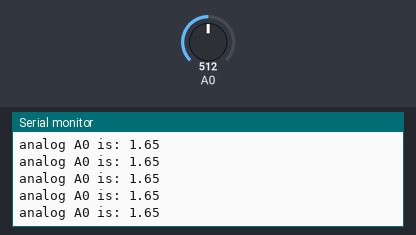
A sketch run on a simulated Arduino Uno, built with avr-gcc and run on an emulated ATmega328P. On the bench: the last lines printed to the serial monitor. Inputs (shaded band) come from the test bench; at power-on: A0 = 512.

Above: at 1.2 s.
1.3 s: A0 set to 716
At 1.68 s:
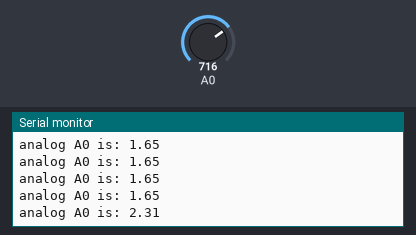
2.8 s: A0 set to 900
At 2.94 s:
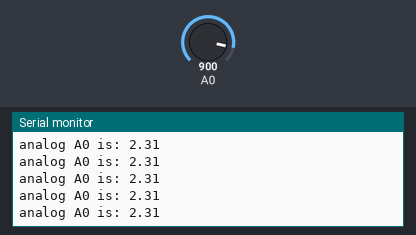
Timing chart, 0 to 5.8 s (numbered marks = the images above; inputs shaded):
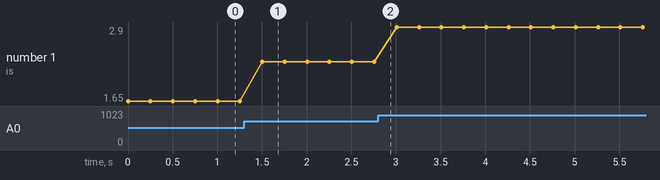

Measured:
- after the input at 1.3 s, the serial monitor: prints a new line after 0.20 s (image 1)
- plotted number 1: 1.65 → 2.31 after the input at 1.3 s, 2.31 → 2.9 after the input at 2.8 s

The sketch:

teensy_analog_test.ino
```cpp
void setup() {
  // put your setup code here, to run once:
  Serial.begin(38400);
}

void loop() {
  int val = analogRead(A0);             // A0 is pin14 on the board
  Serial.print("analog A0 is: ");
  Serial.println(val*3.3/1023);
  delay(250);
}
```
